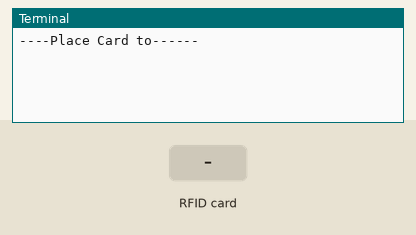
The program below on a simulated Raspberry Pi (header pin numbers). Parts: the last lines printed to the terminal. The test bench sets the inputs (shaded band). Databases and web services accept everything at once and return nothing; the RFID card's data blocks start empty.

Above: at 1.2 s.
1.3 s: RFID card 5E 7A 19 C4 held to the reader
At 2.3 s:
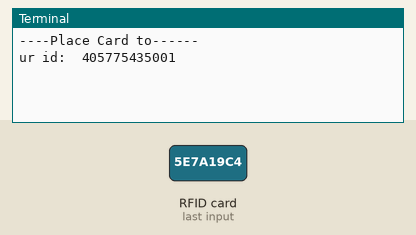
At 3.8 s:
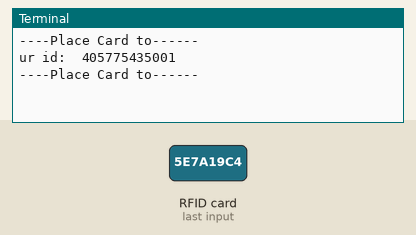

Measured:
- after the input at 1.3 s, the terminal: prints a new line at once (image 1)

The program:

rfid2.py
```python
#RUN CODE: python3 execute_rfid
#!/usr/bin/env python
import time
import RPi.GPIO as GPIO
from mfrc522 import SimpleMFRC522
import mysql.connector

db = mysql.connector.connect(
  host="localhost",
  user="sangiot",
  passwd="123",
  database="finalExam"
)

cursor = db.cursor()
reader = SimpleMFRC522()

try:
  while True:
    print('----Place Card to------')
    id, text = reader.read()
    print("ur id: ",str(id))

    value1 = str(id)
    cursor.execute("UPDATE checkedForm set rfid_uid='%s' WHERE id = 1 " % (value1,))
    db.commit()

    time.sleep(2)
finally:
  GPIO.cleanup()

 
```
